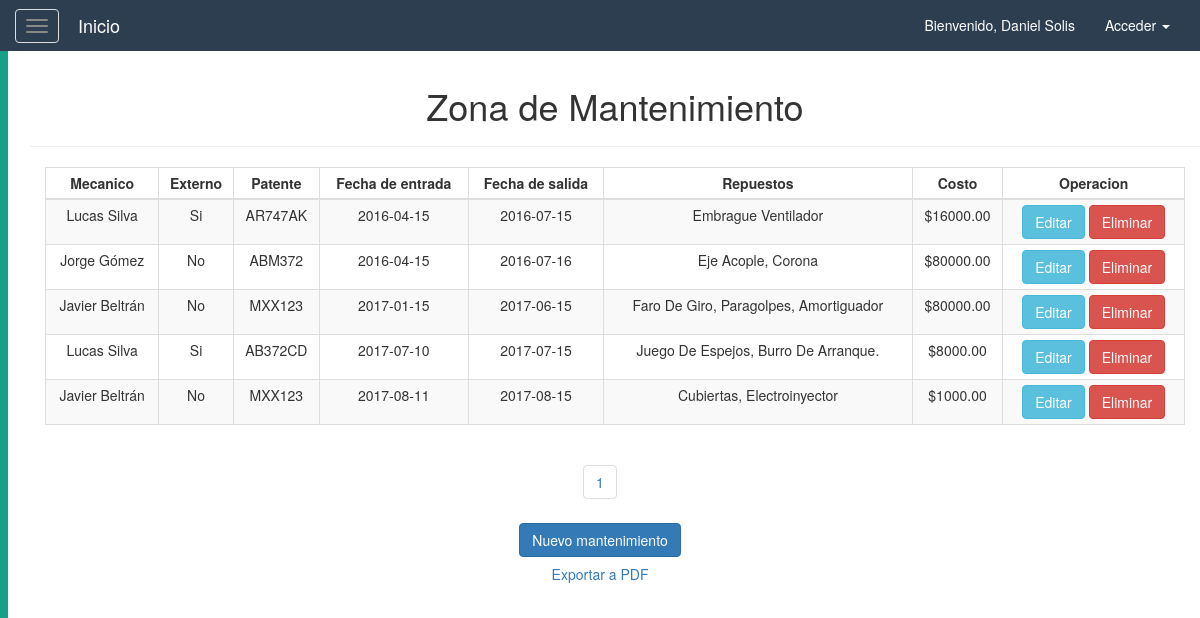
Screenshot of /logistica/vista_mantenimientos.php (signed in) with the database file from the repository.
### tables this page shows
CREATE TABLE Mantenimiento(
	idMantenimiento int(11) NOT NULL AUTO_INCREMENT,
    fkVehiculoM int(11) NOT NULL,
    fkMecanicoM int(11) NOT NULL,
    fecha_entrada date NOT NULL,
    fecha_salida date NOT NULL,
    costo decimal(11,2) NOT NULL,
    externo enum('Si', 'No') NOT NULL DEFAULT 'No',
    cambio_aceite enum('Si', 'No') NOT NULL DEFAULT 'No',
    filtro_aire enum('Si', 'No') NOT NULL DEFAULT 'No',
    direccion enum('Si', 'No') NOT NULL DEFAULT 'No',
    repuestos varchar(90) NOT NULL,
    PRIMARY KEY (idMantenimiento),
    CONSTRAINT fk_vehm FOREIGN KEY (fkVehiculoM)
		REFERENCES Vehiculo (idVehiculo),
	CONSTRAINT fk_mecm FOREIGN KEY (fkMecanicoM)
		REFERENCES Usuario (idUsuario)
);

CREATE TABLE Usuario(
	idUsuario int(11) NOT NULL AUTO_INCREMENT,
    num_doc int(11) NOT NULL,
    pass varchar(45) NOT NULL,
    rol enum('Supervisor', 'Administrador', 'Chofer', 'Mecanico') NOT NULL DEFAULT 'Supervisor',
    nombre varchar(45) NOT NULL,
    fecha_nacimiento date NOT NULL,
    tipo_licencia varchar(45),
    PRIMARY KEY (idUsuario)
);

CREATE TABLE Vehiculo(
	idVehiculo int(11) NOT NULL AUTO_INCREMENT,
    tipo_vehiculo enum('Camion', 'Acoplado') NOT NULL DEFAULT 'Camion',
    patente varchar(45) NOT NULL,
	marca varchar(45) NOT NULL,
    modelo varchar(45) NOT NULL,
    anio year(4) NOT NULL,
    nro_chasis varchar(45) NOT NULL,
    nro_motor int(11),
    km int(11) NOT NULL,
    PRIMARY KEY (idVehiculo)
);

### resources/config.php (called while the page is built, shortened)
<?php
    $TEMPLATES_PATH=$_SERVER['DOCUMENT_ROOT'].'/resources/templates';
    $DB_PATH=$_SERVER['DOCUMENT_ROOT'].'/resources/db';
    require_once($TEMPLATES_PATH.'/cssHead.php');
    require_once($DB_PATH.'/control.php');
?>

### resources/db/control.php (called while the page is built, shortened)
<?php
    class controlDB{
        function __construct(){
            try{
            $host="localhost";
            $dbname="logistica";
            $user="root";
            $pass="";
            $this->con=mysqli_connect($host,$user,$pass) or die("No se puede conectar con la base de datos.");
            mysqli_select_db($this->con,$dbname)or die("No se encuentra la base de datos.");
            mysqli_set_charset($this->con, "utf8");
            }catch(Exception $ex){
                throw $ex;
            }
        }
        function consultar($sql){
            $result=mysqli_query($this->con,$sql);
            $data=null;
            if($result){
                while($fila=mysqli_fetch_array($result)){
                    $data[]=$fila;
                }
            }
            return $data;
        }
    }
?>

### resources/library/mantenimiento_pag.php (called while the page is built, shortened)
<?php
    $tamagno_paginas = 6;
    $datos = $obj -> consultar("SELECT M.idMantenimiento, U.nombre, M.externo, V.patente, M.fecha_entrada, M.fecha_salida, M.repuestos, M.costo
        FROM Mantenimiento M
        JOIN Usuario U ON M.fkMecanicoM = U.idUsuario
        JOIN Vehiculo V ON M.fkVehiculoM = V.idVehiculo
        ORDER BY M.fecha_entrada");
    $num_filas = count($obj->consultar("SELECT *
        FROM Mantenimiento"));
    $total_paginas = ceil($num_filas/$tamagno_paginas);
?>

### logistica/vista_mantenimientos.php (the view, shortened to what this page needs)
<!DOCTYPE html>
<html lang="es">
<head>
    <?php
        require_once($_SERVER['DOCUMENT_ROOT'].'/resources/config.php');
        $obj = new controlDB();
        include $LIBRARY_PATH.'/mantenimiento_pag.php';
    ?>
</head>
<body>
    <?php
        require_once($_SERVER['DOCUMENT_ROOT'].'/resources/templates/header.php');
    ?>
    <div id="wrapper">
        <?php
            require_once($_SERVER['DOCUMENT_ROOT'].'/resources/templates/sidebar.php');
        ?>
        <div id="page-content-wrapper">
            <div class="container-fluid">
                <div class="row">
                    <div class="col-lg-12 text-center">
                        <div class="container">
                            <div class="row">
                                <div class="col">
                                    <h1>Zona de Mantenimiento</h1>
                                    <hr/>
                                </div>
                            </div>
                        </div>
                        <div class="container">
                            <div class="row">
                                <div class="col-lg-12 col-md-12 col-sm-12 col-xs-12">
                                    <div class="table-responsive">
                                        <table class="table table-striped table-bordered table-condensed table-hover">
                                            <thead>
                                                <th  class="text-center">Mecanico</th>
                                                <th  class="text-center">Externo</th>
                                                <th  class="text-center">Patente</th>
                                                <th  class="text-center">Fecha de entrada</th>
                                                <th  class="text-center">Fecha de salida</th>
                                                <th  class="text-center">Repuestos</th>
                                                <th  class="text-center">Costo</th>
                                                <?php if($_SESSION["rol"]!='Supervisor'){?>
                                                <th  class="text-center">Operacion</th>
                                                <?php } ?>
                                            </thead>
                                            <?php foreach($datos as $td){ ?>
                                            <tr>
                                                <td><?php echo $td['nombre'];?></td>
                                                <td><?php echo $td['externo'];?></td>
                                                <td><?php echo $td['patente'];?></td>
                                                <td><?php echo $td['fecha_entrada'];?></td>
                                                <td><?php echo $td['fecha_salida'];?></td>
                                                <td><?php echo ucwords($td['repuestos']);?></td>
                                                <td><?php echo '$'.$td['costo'];?></td>
                                                <?php if($_SESSION["rol"]!='Supervisor'){?>
                                                <td class="text-center">
                                                    <a href="editarMantenimiento.php?id=<?php echo $td["idMantenimiento"]?>">
                                                        <button class="btn btn-info">Editar</button>
                                                    </a>
                                                    <a href="bdMantenimiento.php?id=<?php echo $td["idMantenimiento"]?>&funcion=eliminar">
                                                        <button class="btn btn-danger">Eliminar</button>
                                                    </a>
                                            </td>
                                            <?php } ?>
                                        </tr>
                                    <?php } ?>
                                    </table>
                                    </div>
                                </div>
                            </div>
                        </div>
                        <div class="row">
                            <div class="col">
                                <?php
                                    for($i = 1; $i <= $total_paginas; $i++){
                                    echo "<ul class='pagination'>
                                        <li><a href='?pagina=".$i."'>".$i."</a></li>
                                    </ul>";}
                                ?>
                            </div>
                        </div>
                        <div class="row">
                            <?php if($_SESSION["rol"]!='Supervisor'){?>
                            <div class="col">
                                <a href="registrarMantenimiento.php" class="btn btn-primary">Nuevo mantenimiento</a>
                            </div>
                            <?php } ?>
                        </div>
                        <div class="row">
                            <a href="/logistica/exportarMantenimientos.php" class="btn btn-link" target="_blank" >Exportar a PDF</a>
                        </div>
                    </div>
                </div>
            </div>
        </div>
    </div>
</body>
</html>

### resources/templates/cssHead.php
<?php
    echo "
        <meta charset='utf-8'>
        <meta name='viewport' content='width=device-width, initial-scale=1'>
        <link rel='stylesheet' href='/resources/css/bootstrap.min.css'>
        <link rel='stylesheet' href='/resources/css/fontello.css'>
        <link rel='stylesheet' href='/resources/css/frontEstilo.css'>
        <link rel='stylesheet' href='/resources/css/header.css'>
        <link rel='stylesheet' href='/resources/css/menuLateral.css'>
        <link rel='icon' href='/resources/images/title-logo.png' type='image/x-icon'>
    ";
?>

### resources/templates/header.php (shortened to what this page needs)
<nav class='navbar navbar-default'>
    <div class='container-fluid'>
        <div class='navbar-header'>
            <button type='button' class='navbar-toggle navbar-toggle-left collapsed' id='menu-toggle'>
        <span class='icon-bar'></span>
        <span class='icon-bar'></span>
        <span class='icon-bar'></span>
      </button>
            <a class='navbar-brand' href='ppal.php'>Inicio</a>
        </div>
        <div class='collapse navbar-collapse' id='bs-example-navbar-collapse-1'>
            <ul class='nav navbar-nav navbar-right'>
                <?php
                    echo "<li><a href='#'>Bienvenido, ".$_SESSION['usuario']."</a></li>";
                ?>
                <li class='dropdown'>
                    <a href='#' class='dropdown-toggle' data-toggle='dropdown' role='button' aria-haspopup='true' aria-expanded='false'>Acceder <span class='caret'></span></a>
                </li>
            </ul>
        </div>
    </div>
</nav>

### resources/templates/sidebar.php (shortened to what this page needs)
<div id='sidebar-wrapper'>
</div>

### resources/css/header.css (style rules this page uses)
.navbar { border-radius: 0px; }
.navbar-default { background-color:#2C3E50; border: #2C3E50 0px; color: white; }
.navbar-default .navbar-brand { color: white; }
.navbar-default .navbar-nav>li>a { color: white; }
.navbar { margin-bottom: 0px; }
.navbar-toggle-left { display: inline-block; }
.navbar-brand { display:inline-block; float:none; }
.navbar-toggle-left { float:none; }

### resources/css/menuLateral.css (style rules this page uses)
#sidebar-wrapper { z-index: 1; position: absolute; width: 0; height: 100%; overflow-y: hidden; background: #2C3E50; border-left: 8px solid #16A085; transition: all 0.4s ease; }
#page-content-wrapper { width: 100%; height: 100%; position: absolute; padding: 15px; }

### rows the page displays
mantenimiento: fkMecanicoM.nombre "Lucas Silva", externo "Si", fkVehiculoM.patente "AR747AK", fecha_entrada "2016-04-15", fecha_salida "2016-07-15", repuestos "Embrague Ventilador", costo "16000.00"
mantenimiento: fkMecanicoM.nombre "Jorge Gómez", externo "No", fkVehiculoM.patente "ABM372", fecha_entrada "2016-04-15", fecha_salida "2016-07-16", repuestos "Eje Acople, Corona", costo "80000.00"
mantenimiento: fkMecanicoM.nombre "Javier Beltrán", externo "No", fkVehiculoM.patente "MXX123", fecha_entrada "2017-01-15", fecha_salida "2017-06-15", repuestos "Faro De Giro, Paragolpes, Amortiguador", costo "80000.00"
mantenimiento: fkMecanicoM.nombre "Lucas Silva", externo "Si", fkVehiculoM.patente "AB372CD", fecha_entrada "2017-07-10", fecha_salida "2017-07-15", repuestos "Juego De Espejos, Burro De Arranque.", costo "8000.00"
mantenimiento: fkMecanicoM.nombre "Javier Beltrán", externo "No", fkVehiculoM.patente "MXX123", fecha_entrada "2017-08-11", fecha_salida "2017-08-15", repuestos "Cubiertas, Electroinyector", costo "1000.00"

### other values shown
$_SESSION['usuario'] "Daniel Solis"
